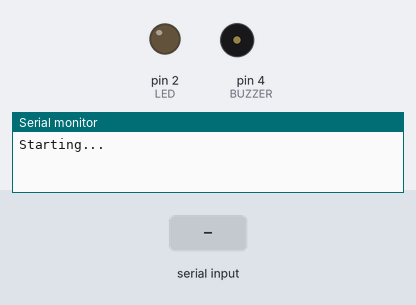
Bench run of a sketch on a simulated Arduino Uno, built with avr-gcc and run on an emulated ATmega328P. On the bench: output pins drawn as LEDs (lit = HIGH), buzzer (waves = sounding), the last lines printed to the serial monitor. Inputs (shaded band) come from the test bench.

Above: at 2.2 s.
2.3 s: "a\n" received over Serial
At 3.3 s:
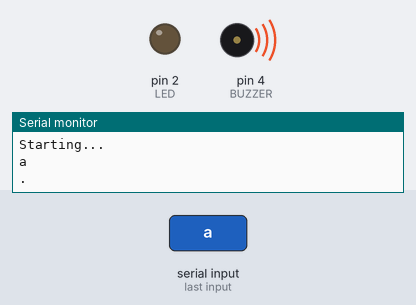
5.3 s: "b\n" received over Serial
At 6.3 s:
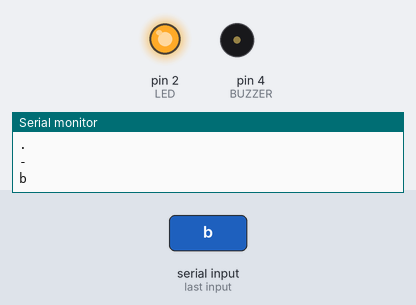
8.3 s: "c\n" received over Serial
At 13.5 s:
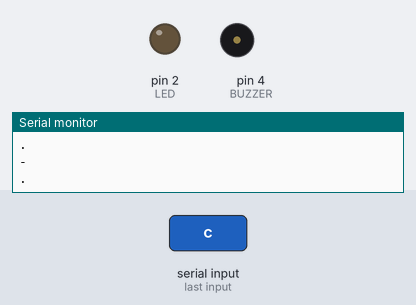
Timing chart, 0 to 15.0 s (numbered marks = the images above; inputs shaded):
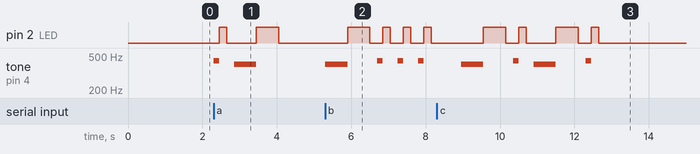

Measured:
- after the input at 2.3 s, pin 2 (LED): LOW → HIGH after 0.15 s, → LOW 0.20 s later, → HIGH 0.80 s later, → LOW 0.60 s later; tone on pin 4 (BUZZER): silent → 440 Hz at once, → silent 0.15 s later, → 400 Hz 0.40 s later, → silent 0.60 s later
- after the input at 5.3 s, pin 2 (LED): LOW → HIGH after 0.60 s, then repeats every 0.55 s: LOW 0.35 s, HIGH 0.20 s; tone on pin 4 (BUZZER): plays 400 Hz for 0.60 s, 440 Hz for 0.15 s, 440 Hz for 0.15 s, 440 Hz for 0.15 s, starting at once
- after the input at 8.3 s, pin 2 (LED): LOW → HIGH after 1.3 s, → LOW 0.60 s later, → HIGH 0.35 s later, → LOW 0.20 s later, … (8 changes in this stretch); tone on pin 4 (BUZZER): plays 400 Hz for 0.60 s, 440 Hz for 0.15 s, 400 Hz for 0.60 s, 440 Hz for 0.15 s, starting after 0.65 s

The sketch:

codigoMorse.ino
```cpp
// Componentes
#define LED 2
#define BUZZER 4

// Armazena palavra
String str = "";
// Verifica se já foi
bool status = false;

void setup() {
  Serial.begin(9600);

  pinMode(LED, OUTPUT);
  pinMode(BUZZER, OUTPUT);

  Serial.setTimeout(10);
  Serial.println("Starting...");
  delay(1000);
}

void loop() {
  receive();

  if (status == false) {
    translate();

    // Limpa a string depois de traduzir e reseta o status
    str = "";
    status = false;
  }

}

// Le o que usuario digitou no serial
void receive() {
  if (Serial.available() > 0) {
    str = Serial.readStringUntil('\n');
    str.trim();
    Serial.println(str);
  }
}

// Traduz o caractere
void translate() {
  for (int i = 0; i < str.length(); i++) {
    char charact = toLowerCase(str.charAt(i));

    switch(charact) {
      case 'a':
        dot();
        dash();
        break;
      case 'b':
        dash();
        dot();
        dot();
        dot();
        break;
      case 'c':
        dash();
        dot();
        dash();
        dot();
        break;
      case 'd':
        dash();
        dot();
        dot();
        break;
      case 'e':
        dot();
        break;
      case 'f':
        dot();
        dot();
        dash();
        dot();
        break;
      case 'g':
        dash();
        dash();
        dot();
        break;
      case 'h':
        dot();
        dot();
        dot();
        dot();
        break;
      case 'i':
        dot();
        dot();
        break;
      case 'j':
        dot();
        dash();
        dash();
        dash();
        break;
      case 'k':
        dash();
        dot();
        dash();
        break;
      case 'l':
        dot();
        dash();
        dot();
        dot();
        break;
      case 'm':
        dash();
        dash();
        break;
      case 'n':
        dash();
        dot();
        break;
      case 'o':
        dash();
        dash();
        dash();
        break;
      case 'p':
        dot();
        dash();
        dash();
        dot();
        break;
      case 'q':
        dash();
        dash();
        dot();
        dash();
        break;
      case 'r':
        dash();
        dot();
        dash();
        break;
      case 's':
        dot();
        dot();
        dot();
        break;
      case 't':
        dash();
        break;
      case 'u':
        dot();
        dot();
        dash();
        break;
      case 'v':
        dot();
        dot();
        dot();
        dash();
        break;
      case 'w':
        dot();
        dash();
        dash();
        break;
      case 'x':
        dash();
        dot();
        dot();
        dash();
        break;
      case 'y':
        dash();
        dot();
        dash();
        dash();
        break;
      case 'z':
        dash();
        dash();
        dot();
        dot();
        break;
      default:
      Serial.println("Invalid charactere!");
      break;
    }

    if (i <= str.length() - 1) {
      delay(600); //Delay entre caracteres
    }

    status = true;
  }
}


// Pisca o LED
void dot() {
  buzzerDot();
  digitalWrite(LED, HIGH);
  delay(200);
  Serial.println(".");
  digitalWrite(LED, LOW);
  delay(200);
}

void dash() {
  buzzerDash();
  digitalWrite(LED, HIGH);
  delay(600);
  Serial.println("-");
  digitalWrite(LED, LOW);
  delay(200);
}

// Buzzer faz bip
void buzzerDot() {
  tone(BUZZER, 440);
  delay(150);
  noTone(BUZZER);
}

void buzzerDash() {
  tone(BUZZER, 400);
  delay(600);
  noTone(BUZZER);
}
```
